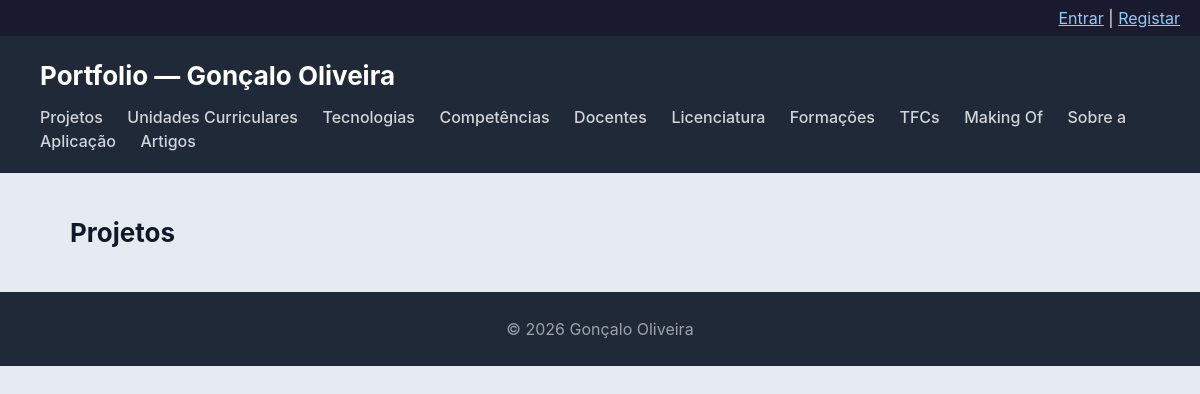
The page /portfolio/projetos/ on the database as committed earlier.
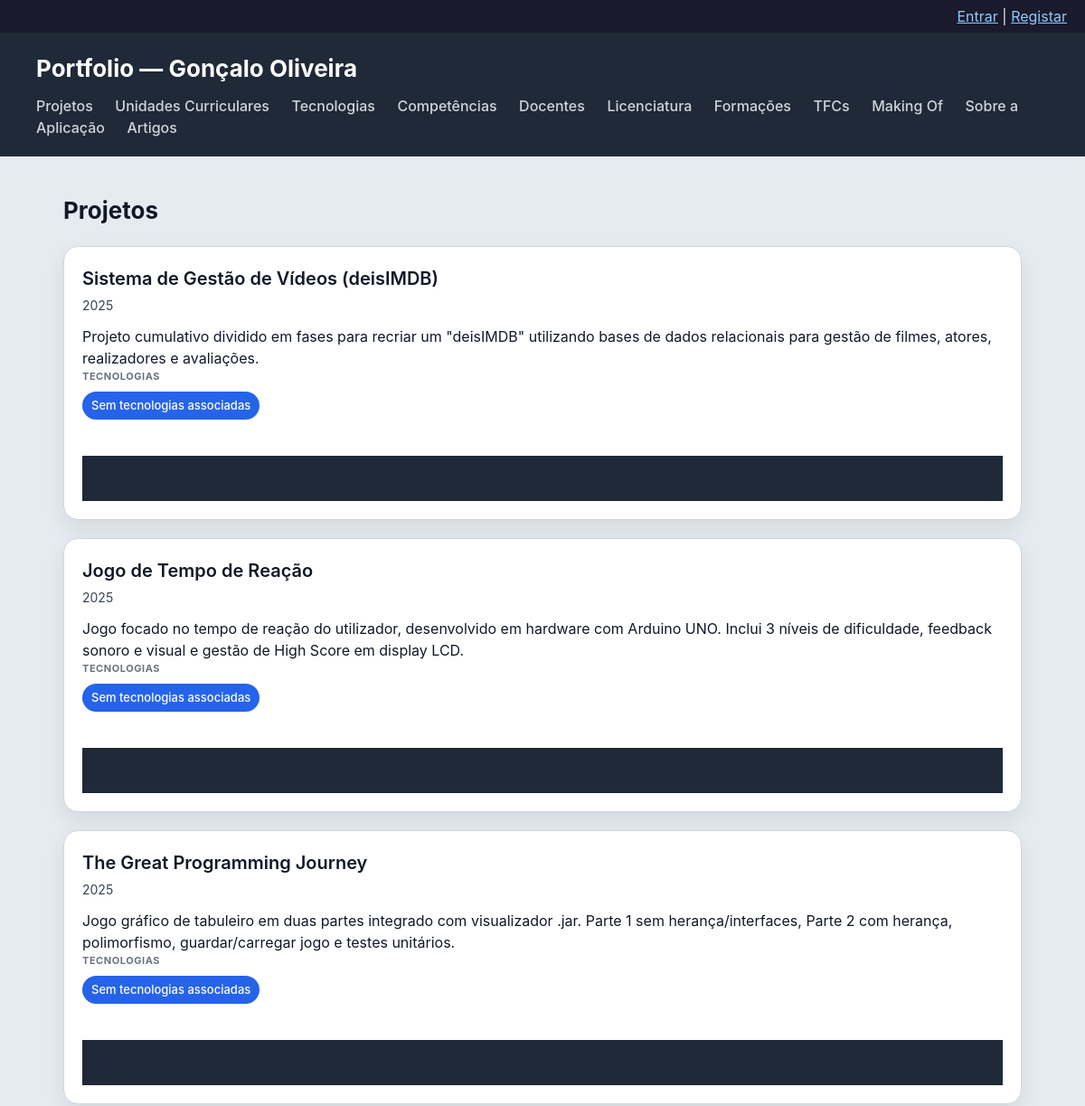
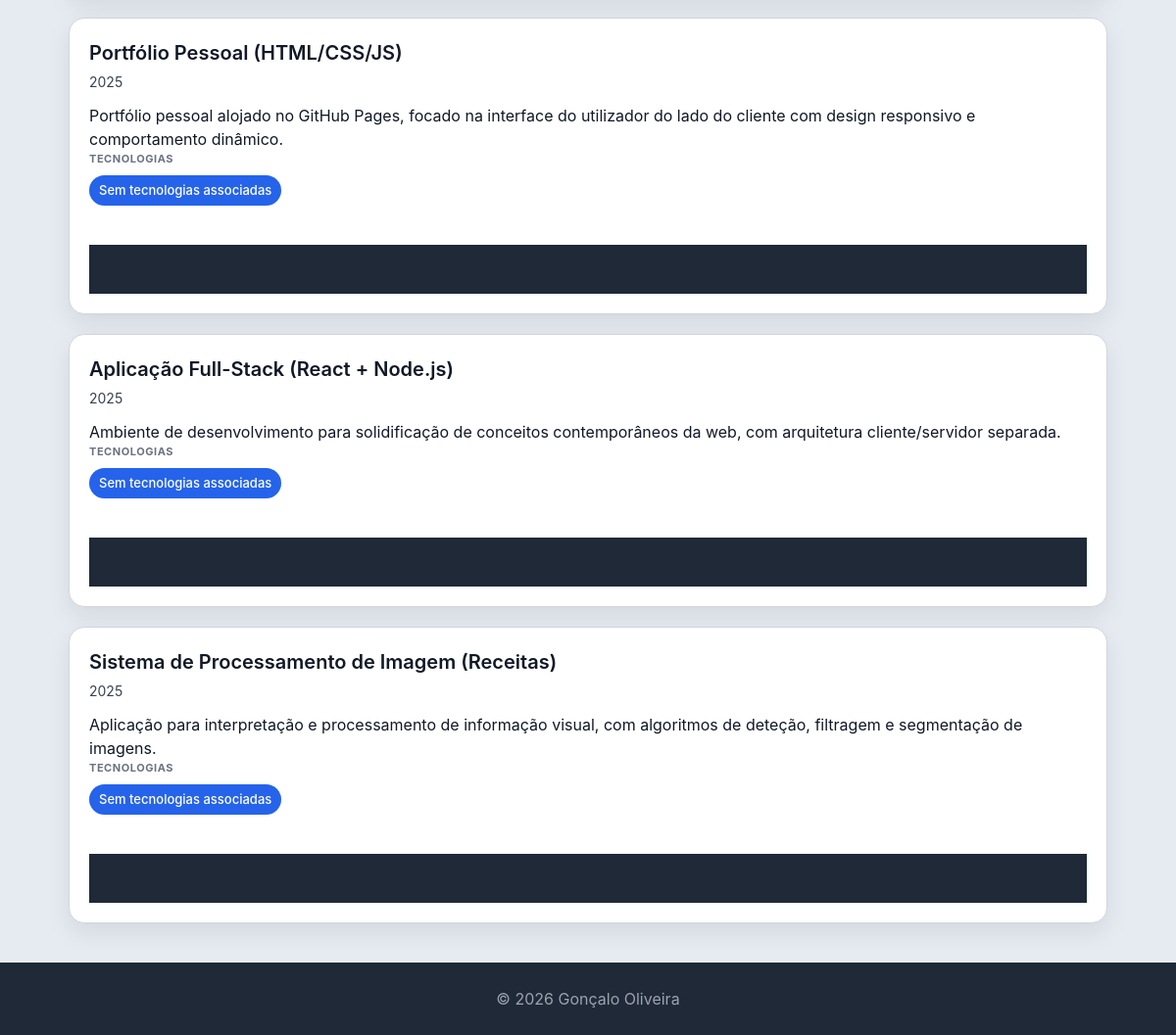
The same page on the database as committed later (2 pictures, top to bottom).
### portfolio/models.py (models this page shows, shortened)
class Projeto(models.Model):
    nome = models.CharField(max_length=200)
    descricao = models.TextField()
    ano = models.IntegerField()
    imagem = models.ImageField(upload_to='projetos/', blank=True, null=True)
    video_url = models.URLField(blank=True)
    repositorio_github = models.URLField(blank=True)
    link_deploy = models.URLField(blank=True)
    conceitos_aplicados = models.TextField(blank=True)
    competencias_adquiridas = models.TextField(blank=True)
    colaboradores = models.CharField(max_length=300, blank=True)
    unidade_curricular = models.ForeignKey(
        UnidadeCurricular, on_delete=models.SET_NULL,
        null=True, blank=True, related_name='projetos'
    )
    tecnologias = models.ManyToManyField(
        Tecnologia, blank=True, related_name='projetos'
    )

### portfolio/views.py (the view)
# urls.py: path('projetos/', views.projetos_view, name='projetos'),
def projetos_view(request):
    projetos = Projeto.objects.select_related('unidade_curricular').prefetch_related('tecnologias').all()
    return render(request, 'portfolio/projetos.html', {'projetos': projetos})

### accounts/context_processors.py (called while the page is built)
def user_groups(request):
    is_gestor = False
    is_autor = False
    if request.user.is_authenticated:
        grupos = request.user.groups.values_list('name', flat=True)
        is_gestor = 'gestor-portfolio' in grupos
        is_autor = 'autores' in grupos
    return {
        'is_gestor_portfolio': is_gestor,
        'is_autor': is_autor,
    }

### portfolio/templates/portfolio/projetos.html (shortened to what this page needs)
{% extends "portfolio/base.html" %}
{% block content %}
<h2>Projetos</h2>
<section>
    {% for projeto in projetos %}
    <article>
        <header>
            <h3>{{ projeto.nome }}</h3>
            <p>{{ projeto.ano }}</p>
        </header>
        <section>
            <p>{{ projeto.descricao }}</p>
            <h4>Tecnologias</h4>
            <ul>
                {% for tec in projeto.tecnologias.all %}
                    <li>{{ tec.nome }}</li>
                {% empty %}
                    <li>Sem tecnologias associadas</li>
                {% endfor %}
            </ul>
        </section>
        <footer>
        </footer>
    </article>
    {% endfor %}
</section>
{% endblock %}

Rows that differ between the two databases and show on the page:
added Projeto: nome "Sistema de Gestão de Vídeos (deisIMDB)", ano "2025", descricao "Projeto cumulativo dividido em fases para recriar um \"deisIMDB\" utilizando bases de dados relacionais para gestão de filmes, atores, realizadores e avaliações."
added Projeto: nome "Jogo de Tempo de Reação", ano "2025", descricao "Jogo focado no tempo de reação do utilizador, desenvolvido em hardware com Arduino UNO. Inclui 3 níveis de dificuldade, feedback sonoro e visual e gestão de High Score em display LCD."
added Projeto: nome "The Great Programming Journey", ano "2025", descricao "Jogo gráfico de tabuleiro em duas partes integrado com visualizador .jar. Parte 1 sem herança/interfaces, Parte 2 com herança, polimorfismo, guardar/carregar jogo e testes unitários."
added Projeto: nome "Portfólio Pessoal (HTML/CSS/JS)", ano "2025", descricao "Portfólio pessoal alojado no GitHub Pages, focado na interface do utilizador do lado do cliente com design responsivo e comportamento dinâmico."
added Projeto: nome "Aplicação Full-Stack (React + Node.js)", ano "2025", descricao "Ambiente de desenvolvimento para solidificação de conceitos contemporâneos da web, com arquitetura cliente/servidor separada."
added Projeto: nome "Sistema de Processamento de Imagem (Receitas)", ano "2025", descricao "Aplicação para interpretação e processamento de informação visual, com algoritmos de deteção, filtragem e segmentação de imagens."
